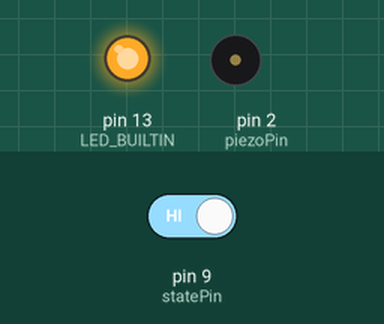
Simulated run of this sketch. Board: Arduino Uno, built with avr-gcc and run on an emulated ATmega328P. On the bench: output pins drawn as LEDs (lit = HIGH), buzzer (waves = sounding). Dashed ring = blinking. Inputs (shaded band) come from the test bench; at power-on: pin 9 (statePin) HIGH.

Above: at 1.2 s.
1.3 s: pin 9 (statePin) driven LOW
At 1.5 s:
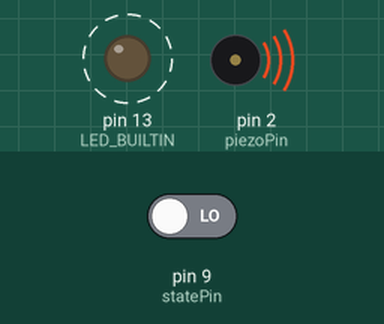
4.3 s: pin 9 (statePin) driven HIGH
At 4.7 s:
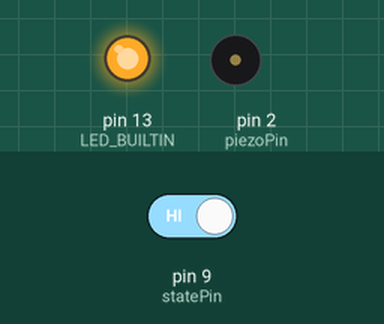
Timing chart, 0 to 7.3 s (numbered marks = the images above; inputs shaded):
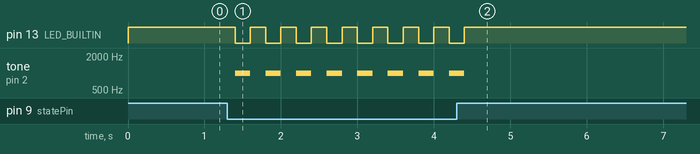

The sketch:

arduinobtdisconnect.ino
```cpp
const int statePin = 9;
const int piezoPin = 2;

void setup() {
  pinMode(statePin, INPUT);
  pinMode(piezoPin, OUTPUT);
  pinMode(LED_BUILTIN, OUTPUT);
}

void loop() {
  int state = digitalRead(statePin);
  if(state == 0) {

    digitalWrite(LED_BUILTIN, LOW);
    tone(piezoPin, 1000);
    delay(200);
  }

  noTone(piezoPin);
  digitalWrite(LED_BUILTIN, HIGH);
  delay(200);
}
```

Measured:
- after the input at 1.3 s, pin 13 (LED_BUILTIN): alternates HIGH for 0.20 s and LOW for 0.20 s, starting after 0.10 s; tone on pin 2 (piezoPin): alternates 1000 Hz for 0.20 s and silent for 0.20 s, starting after 0.10 s
- after the input at 4.3 s, pin 13 (LED_BUILTIN): goes on until 4.4 s, then stays HIGH; tone on pin 2 (piezoPin): goes on until 4.4 s, then stays silent
